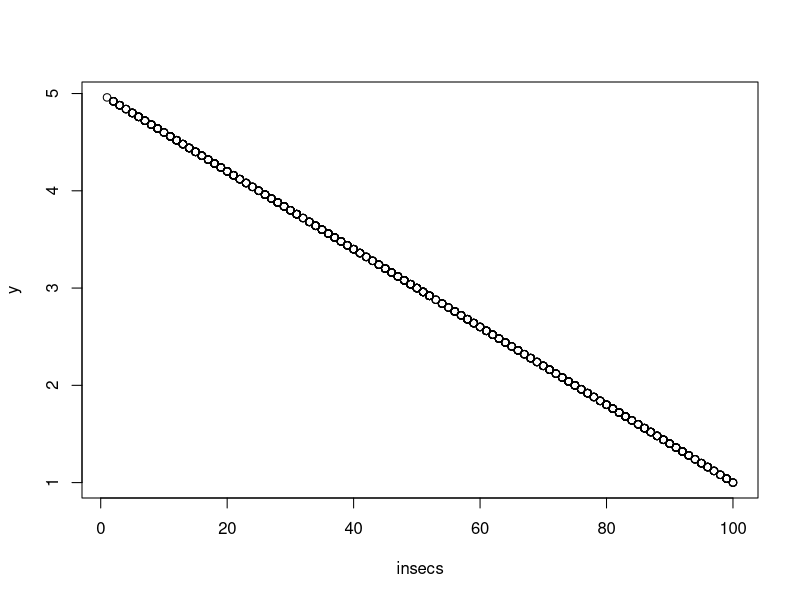
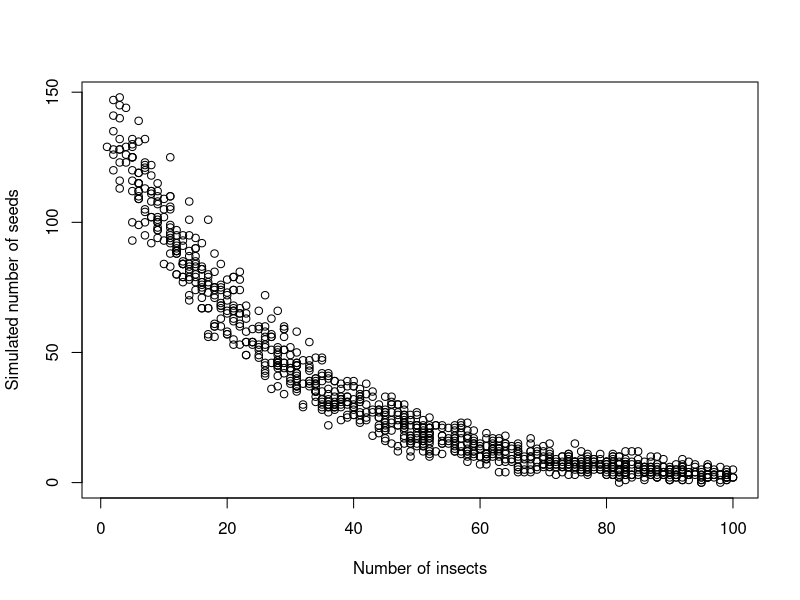

Reproduce these figures in R, in order.
## ---- chunk 1
picb <- "https://ag.umass.edu/sites/ag.umass.edu/files/fact-sheets/images/week_of_june_26_053.jpg"
## ---- chunk 2
library(tidyverse)
## ---- chunk 3
insecs <- runif(min = 1, max = 100, 1000) %>% round(0)
b <- 5        ## intercept
a <- -0.04    ## slope (effect of herbivory)

## linear model function
create_y <- function(a,b,x){
  return((a*x) + b)
}

y <- create_y(a,b,insecs)

plot(insecs,y)
## ---- chunk 4
## poisson distribution with an exponential link
nseeds <- rpois(length(insecs), lambda = exp(create_y(a,b,insecs)))
head(nseeds)
plot(insecs, nseeds, xlab = "Number of insects", ylab = "Simulated number of seeds")
## ---- chunk 5
data <- as.data.frame(cbind(insecs, nseeds))
colnames(data) <- c("predictor", "response")

write_csv(data, file = "data.csv")

head(data)
